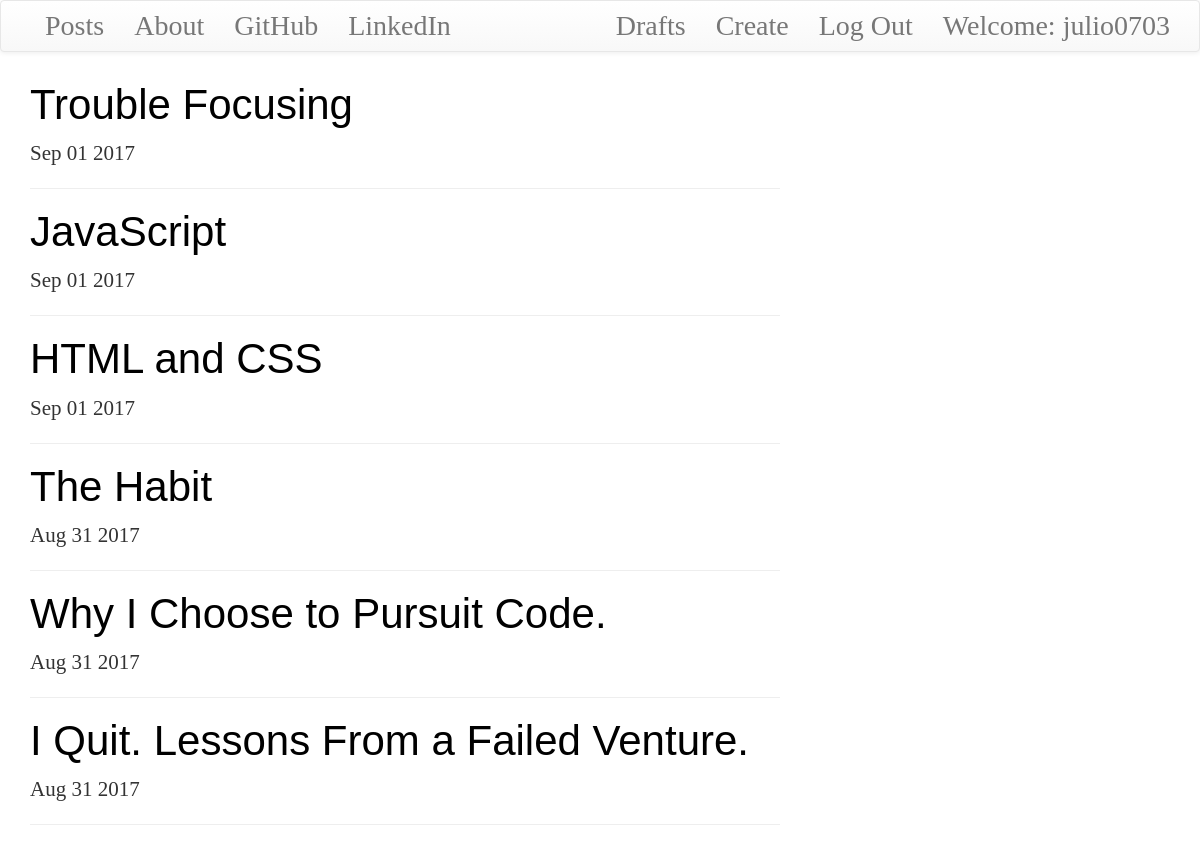
The app's page / (signed in) with its own data.
### blog/models.py (models this page shows, shortened)
class Post(models.Model):
    author = models.ForeignKey('auth.User')
    title = models.CharField(max_length = 200)
    text = models.TextField()
    created_date = models.DateTimeField(default = timezone.now)
    published_date = models.DateTimeField(blank = True, null = True)

### blog/views.py (the view)
# urls.py: url(r'^$',views.PostListView.as_view(),name='post_list'),
class PostListView(generic.ListView):
    model = Post
    def get_queryset(self):
        return Post.objects.filter(published_date__lte=timezone.now()).order_by('-published_date')

### blog/templates/blog/post_list.html
{% extends 'blog/base.html' %}
{% block content %}
<div class="centerstage">
  {% for post in post_list %}
  <div class="post">
    <h1 class='posttitlelist'><a style='color: black' href="{% url 'post_detail' pk=post.pk %}">{{ post.title }}</a></h1>
    <div class="date">
      <p>{{ post.published_date|date:"M d Y" }}</p>
    </div>
    <hr>
  </div>
  {% endfor %}
</div>
{% endblock %}

### blog/templates/blog/base.html (shortened to what this page needs)
<!DOCTYPE html>
{% load staticfiles %}
<html>
  <head>
    <link rel="stylesheet" href="https://maxcdn.bootstrapcdn.com/bootstrap/3.3.7/css/bootstrap.min.css">
    <link rel="stylesheet" href="https://maxcdn.bootstrapcdn.com/bootstrap/3.3.7/css/bootstrap-theme.min.css">
    <link rel="stylesheet" href="//cdn.jsdelivr.net/medium-editor/latest/css/medium-editor.min.css" type="text/css" media="screen" charset="utf-8">
    <link rel="stylesheet" href="{% static 'css/blog.css' %}" media="screen" title="no title">
  </head>
  <body class='loader'>
    <nav class='navbar navbar-default techfont custom-navbar'>
      <div class="container">
        <ul class='nav navbar-nav'>
          <li><a href="{% url 'post_list' %}">Posts</a></li>
          <li><a href="{% url 'about' %}">About</a></li>
          <li><a href="https://github.com/julio0703">GitHub</a></li>
          <li><a href="https://www.linkedin.com/in/julio-lucero-11406a52/">LinkedIn</a></li>
        </ul>
        <ul class='nav navbar-nav navbar-right'>
          {% if user.is_authenticated %}
          <li><a href="{% url 'post_draft_list' %}">Drafts</a></li>
          <li><a href="{% url 'post_form' %}">Create</a></li>
          <li><a href="{% url 'logout' %}">Log Out</a></li>
          <li><a href="#">Welcome: {{ user.username }}</a></li>
          {% endif %}
        </ul>
      </div>
    </nav>
    <div class="content container">
      <div class="row">
        <div class="col-md-8">
          <div class="blog_posts">
            {% block content %}
            {% endblock %}
          </div>
        </div>
      </div>
    </div>
  </body>
</html>

### blog/static/css/blog.css (style rules this page uses)
.techfont { font-family: 'georgia'; font-size: 2em; margin-bottom: 10px; }
p { font-family: 'georgia'; font-size: 1.5em; }
.posttitlelist { font-family: 'georgia', sans-serif; font-size: 3em; }
.centerstage { margin-left: auto; margin-right: auto; }

### records on screen
Post: title "Trouble Focusing", published_date "Sep 01 2017"
Post: title "JavaScript", published_date "Sep 01 2017"
Post: title "HTML and CSS", published_date "Sep 01 2017"
Post: title "The Habit", published_date "Aug 31 2017"
Post: title "Why I Choose to Pursuit Code.", published_date "Aug 31 2017"
Post: title "I Quit. Lessons From a Failed Venture.", published_date "Aug 31 2017"

### other values on screen
{{ user.username }} "julio0703"
